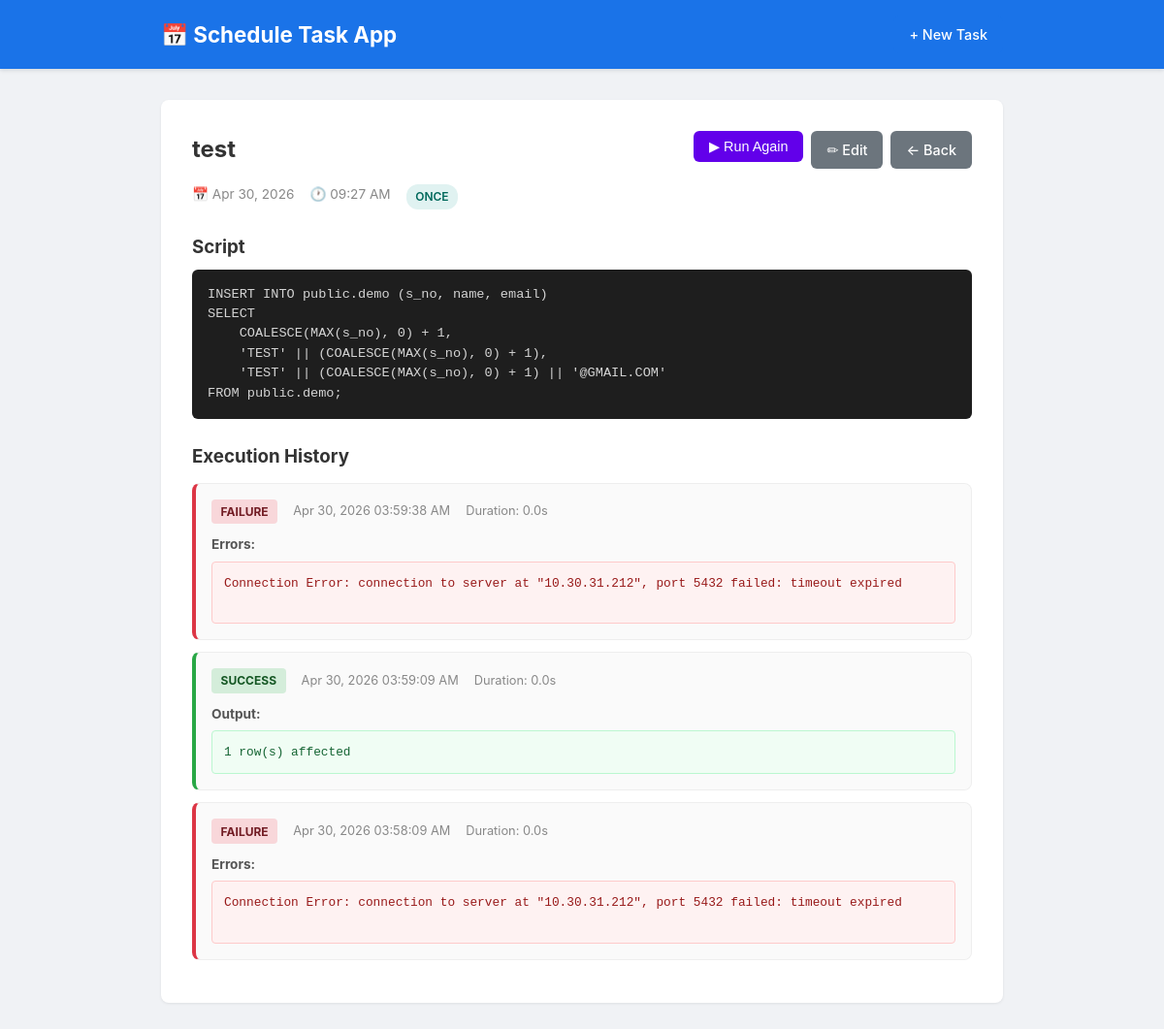
Screenshot of /task/1/result with the database file from the repository.
### models.py (models this page shows, shortened)
class Task(db.Model):
    id = db.Column(db.Integer, primary_key=True)
    title = db.Column(db.String(200), nullable=False)
    description = db.Column(db.Text, nullable=True)
    script_type = db.Column(db.String(10), default="python")  # python, bat, sql
    script_code = db.Column(db.Text, nullable=True)  # Code to execute
    variables = db.Column(db.Text, nullable=True)  # JSON: [{"name": "...", "value": "..."}]
    sql_type = db.Column(db.String(20), nullable=True)  # mssql, postgres, mysql, sqlite
    db_server = db.Column(db.String(200), nullable=True)
    db_port = db.Column(db.Integer, nullable=True)
    db_name = db.Column(db.String(200), nullable=True)
    db_username = db.Column(db.String(200), nullable=True)
    db_password = db.Column(db.String(200), nullable=True)
    db_win_auth = db.Column(db.Boolean, default=False)  # Windows Authentication for MSSQL
    schedule_type = db.Column(db.String(20), default="once")  # once, daily, weekly, custom
    scheduled_date = db.Column(db.Date, nullable=False)
    scheduled_time = db.Column(db.Time, nullable=True)
    end_date = db.Column(db.Date, nullable=True)
    end_time = db.Column(db.Time, nullable=True)
    custom_interval_value = db.Column(db.Integer, nullable=True)  # e.g. 30
    custom_interval_unit = db.Column(db.String(10), nullable=True)  # minutes, hours, days
    priority = db.Column(db.String(10), default="medium")  # low, medium, high
    status = db.Column(db.String(20), default="pending")  # pending, in_progress, completed
    notify_email = db.Column(db.String(200), nullable=True)  # email for notifications
    last_run_at = db.Column(db.DateTime, nullable=True)
    last_run_status = db.Column(db.String(10), nullable=True)  # success, failure
    last_run_output = db.Column(db.Text, nullable=True)
    created_at = db.Column(db.DateTime, default=datetime.utcnow)
    updated_at = db.Column(db.DateTime, default=datetime.utcnow, onupdate=datetime.utcnow)

class ExecutionLog(db.Model):
    id = db.Column(db.Integer, primary_key=True)
    task_id = db.Column(db.Integer, db.ForeignKey("task.id"), nullable=False)
    started_at = db.Column(db.DateTime, default=datetime.utcnow)
    finished_at = db.Column(db.DateTime, nullable=True)
    status = db.Column(db.String(10))  # success, failure
    output = db.Column(db.Text, nullable=True)
    error = db.Column(db.Text, nullable=True)
    task = db.relationship("Task", backref=db.backref("executions", lazy="dynamic", order_by="ExecutionLog.started_at.desc()"))

### routes.py (the view)
@main_bp.route("/task/<int:task_id>/result")
def task_result(task_id):
    task = Task.query.get_or_404(task_id)
    logs = ExecutionLog.query.filter_by(task_id=task.id).order_by(
        ExecutionLog.started_at.desc()
    ).limit(20).all()
    return render_template("task_result.html", task=task, logs=logs)

### templates/task_result.html (shortened to what this page needs)
{% extends "base.html" %}
{% block content %}
<div class="result-container">
    <div class="result-header">
        <h2>{{ task.title }}</h2>
        <div class="result-header-actions">
            {% if task.script_code %}
            <form method="POST" action="{{ url_for('main.run_task', task_id=task.id) }}" style="display:inline">
                <button type="submit" class="btn btn-run">▶ Run Again</button>
            </form>
            {% endif %}
            <a href="{{ url_for('main.edit_task', task_id=task.id) }}" class="btn btn-secondary">✏ Edit</a>
            <a href="{{ url_for('main.index') }}" class="btn btn-secondary">← Back</a>
        </div>
    </div>
    <div class="task-meta" style="margin-bottom: 1.5rem;">
        <span>📅 {{ task.scheduled_date.strftime('%b %d, %Y') }}</span>
        {% if task.scheduled_time %}
        <span>🕐 {{ task.scheduled_time.strftime('%I:%M %p') }}</span>
        {% endif %}
        <span class="badge badge-schedule">{{ task.schedule_type | capitalize }}</span>
    </div>
    {% if task.script_code %}
    <div class="code-section">
        <h3>Script</h3>
        <pre class="code-block">{{ task.script_code }}</pre>
    </div>
    {% endif %}
    <h3 style="margin: 1.5rem 0 0.75rem;">Execution History</h3>
    {% if logs %}
    {% for log in logs %}
    <div class="execution-log log-{{ log.status }}">
        <div class="log-header">
            <span class="log-status log-status-{{ log.status }}">{{ log.status | upper }}</span>
            <span class="log-time">{{ log.started_at.strftime('%b %d, %Y %I:%M:%S %p') }}</span>
            {% if log.finished_at and log.started_at %}
            <span class="log-duration">Duration: {{ (log.finished_at - log.started_at).total_seconds() | round(2) }}s</span>
            {% endif %}
        </div>
        {% if log.output %}
        <div class="log-section">
            <strong>Output:</strong>
            <pre class="output-block output-success">{{ log.output }}</pre>
        </div>
        {% endif %}
        {% if log.error %}
        <div class="log-section">
            <strong>Errors:</strong>
            <pre class="output-block output-error">{{ log.error }}</pre>
        </div>
        {% endif %}
    </div>
    {% endfor %}
    {% else %}
    <div class="empty-state" style="padding: 2rem;">
        <p>No execution history yet. Click "Run" to execute the script.</p>
    </div>
    {% endif %}
</div>
{% endblock %}

### templates/base.html (shortened to what this page needs)
<!DOCTYPE html>
<html lang="en">
<head>
    <link rel="stylesheet" href="{{ url_for('static', filename='css/style.css') }}">
</head>
<body>
    <nav>
        <div class="nav-container">
            <a href="{{ url_for('main.index') }}" class="logo">📅 Schedule Task App</a>
            <a href="{{ url_for('main.create_task') }}" class="btn btn-primary">+ New Task</a>
        </div>
    </nav>
    <main class="container">
        {% block content %}{% endblock %}
    </main>
</body>
</html>

### static/css/style.css (style rules this page uses)
* { margin: 0; padding: 0; box-sizing: border-box; }
body { font-family: -apple-system, BlinkMacSystemFont, "Segoe UI", Roboto, sans-serif; background: #f0f2f5; color: #333; line-height: 1.6; }
nav { background: #1a73e8; padding: 1rem 0; box-shadow: 0 2px 4px rgba(0,0,0,0.1); }
.nav-container { max-width: 900px; margin: 0 auto; padding: 0 1rem; display: flex; justify-content: space-between; align-items: center; }
.logo { color: white; text-decoration: none; font-size: 1.4rem; font-weight: 700; }
.container { max-width: 900px; margin: 2rem auto; padding: 0 1rem; }
.btn { display: inline-block; padding: 0.5rem 1rem; border: none; border-radius: 6px; cursor: pointer; text-decoration: none; font-size: 0.9rem; font-weight: 500; transition: opacity 0.2s; }
.btn-primary { background: #1a73e8; color: white; }
.btn-secondary { background: #6c757d; color: white; }
.badge { padding: 0.2rem 0.6rem; border-radius: 12px; font-size: 0.75rem; font-weight: 600; text-transform: uppercase; }
.task-meta { display: flex; gap: 1rem; font-size: 0.85rem; color: #888; margin-bottom: 0.75rem; }
.badge-schedule { background: #e0f2f1; color: #00695c; }
.btn-run { background: #6200ea; color: white; }
.result-container { background: white; border-radius: 8px; padding: 2rem; box-shadow: 0 1px 3px rgba(0,0,0,0.08); }
.result-header { display: flex; justify-content: space-between; align-items: center; margin-bottom: 1rem; flex-wrap: wrap; gap: 0.75rem; }
.result-header-actions { display: flex; gap: 0.5rem; }
.code-section { margin: 1rem 0; }
.code-section h3 { margin-bottom: 0.5rem; }
.code-block { background: #1e1e1e; color: #d4d4d4; padding: 1rem; border-radius: 6px; overflow-x: auto; font-family: "Consolas", "Monaco", "Courier New", monospace; font-size: 0.85rem; line-height: 1.5; white-space: pre-wrap; }
.execution-log { background: #fafafa; border: 1px solid #eee; border-radius: 8px; padding: 1rem; margin-bottom: 0.75rem; border-left: 4px solid #ccc; }
.execution-log.log-success { border-left-color: #28a745; }
.execution-log.log-failure { border-left-color: #dc3545; }
.log-header { display: flex; align-items: center; gap: 1rem; margin-bottom: 0.5rem; flex-wrap: wrap; }
.log-status { padding: 0.2rem 0.6rem; border-radius: 4px; font-size: 0.75rem; font-weight: 700; }
.log-status-success { background: #d4edda; color: #155724; }
.log-status-failure { background: #f8d7da; color: #721c24; }
.log-time, .log-duration { font-size: 0.8rem; color: #888; }
.log-section { margin-top: 0.5rem; }
.log-section strong { font-size: 0.85rem; color: #555; }
.output-block { padding: 0.75rem; border-radius: 4px; font-family: "Consolas", "Monaco", "Courier New", monospace; font-size: 0.8rem; line-height: 1.5; white-space: pre-wrap; word-break: break-word; margin-top: 0.3rem; max-height: 300px; overflow-y: auto; }
.output-success { background: #f0fdf4; border: 1px solid #bbf7d0; color: #166534; }
.output-error { background: #fef2f2; border: 1px solid #fecaca; color: #991b1b; }

### rows the page displays
Task: title "test", scheduled_date "Apr 30, 2026", scheduled_time "09:27 AM", schedule_type "ONCE", script_code "INSERT INTO public.demo (s_no, name, email) SELECT COALESCE(MAX(s_no), 0) + 1, 'TEST' || (COALESCE(MAX(s_no), 0) + 1), 'TEST' || (COALESCE(MAX(s_no), 0) + 1) || '@GMAIL.COM' FROM public.demo;"
ExecutionLog: status "FAILURE", started_at "Apr 30, 2026 03:59:38 AM", finished_at+started_at "0.0", error "Connection Error: connection to server at \"10.30.31.212\", port 5432 failed: timeout expired"
ExecutionLog: status "SUCCESS", started_at "Apr 30, 2026 03:59:09 AM", finished_at+started_at "0.0", output "1 row(s) affected"
ExecutionLog: status "FAILURE", started_at "Apr 30, 2026 03:58:09 AM", finished_at+started_at "0.0", error "Connection Error: connection to server at \"10.30.31.212\", port 5432 failed: timeout expired"
